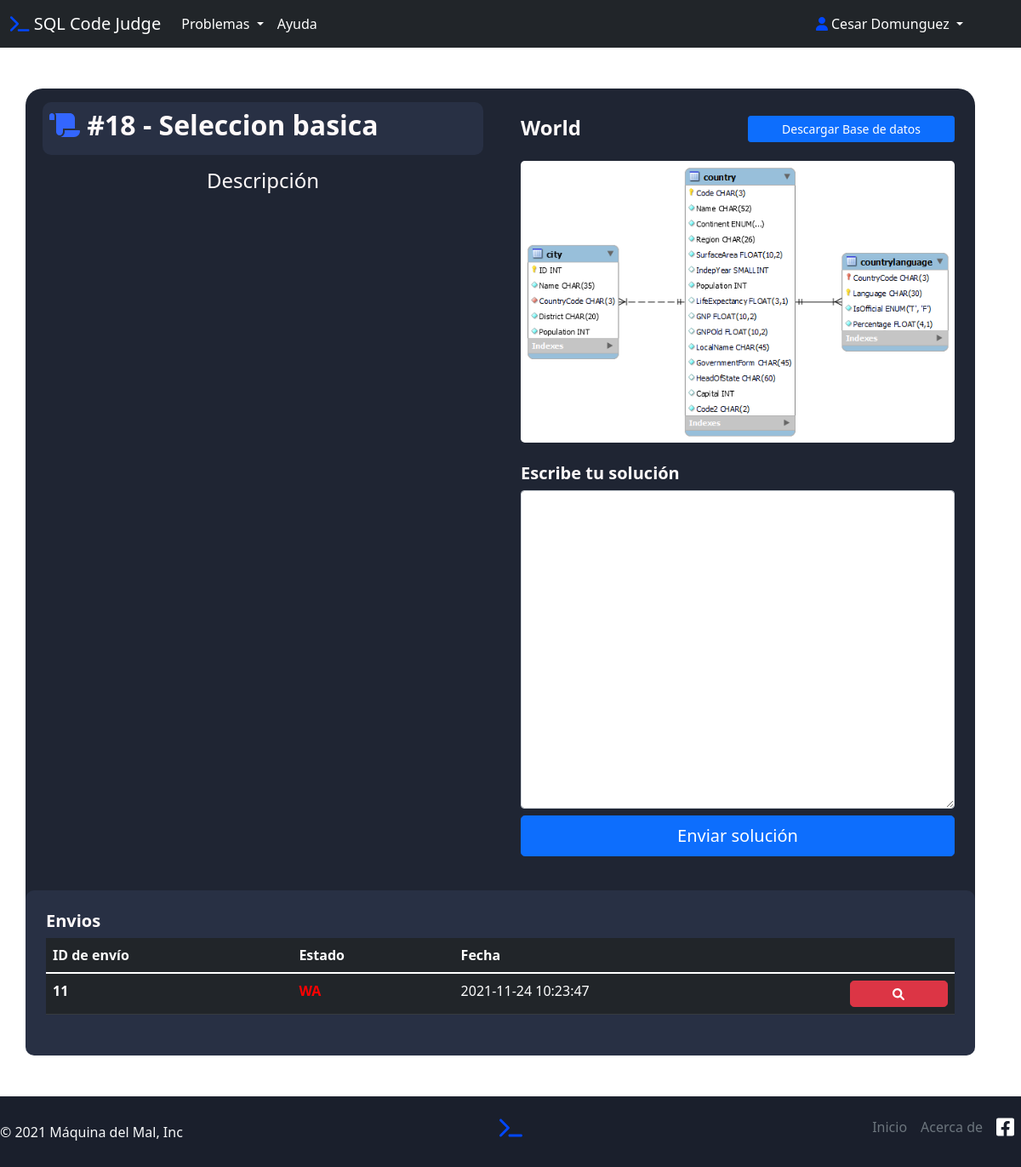
/php/Problema.php?id=18 (signed in), run on the app's committed database.
### tables this page shows
CREATE TABLE `problema` (
  `idPROBLEMA` int(11) NOT NULL,
  `Titulo` varchar(45) NOT NULL,
  `Descripcion` longtext NOT NULL,
  `DOCENTE_idUsuario` int(11) NOT NULL,
  `Solucion` longtext NOT NULL,
  `CATEGORIA_idCATEGORIA` int(11) NOT NULL,
  `dificultad` enum('Basico','Intermedio','Avanzado') NOT NULL,
  `NombreBaseDatos` enum('World','Sakila','Nwind') NOT NULL
);

CREATE TABLE `envio` (
  `idEnvio` int(11) NOT NULL,
  `Estado` enum('CD','RE','NR','NC','WA','AC') NOT NULL,
  `CodigoAlumno` longtext NOT NULL,
  `ALUMNO_idAlumno` int(11) NOT NULL,
  `PROBLEMA_idPROBLEMA` int(11) NOT NULL,
  `fechaEnvio` datetime DEFAULT NULL
);

### data/problemaDAO.php (called while the page is built, shortened)
<?php
    class problemaDao{
        private $mysqli;
        public function __construct($conexion)
        {
            $this->mysqli = $conexion;
        }
        public function obtenerProblemaPorID($id){
            $sql = "SELECT idProblema,Titulo,descripcion,NombreBaseDatos FROM problema where idProblema=$id;";
            $consulta = mysqli_query($this->mysqli,$sql);
            $row = mysqli_fetch_array($consulta);
            $problema = new Problem();
            $problema->idProblema=$row[0];
            $problema->Titulo=$row[1];
            $problema->Descripcion=$row[2];
            $problema->nombreBaseDatos=$row[3];
            return $problema;
        }
    }
?>

### php/Problema.php (the view, shortened to what this page needs)
<?php
include_once("../data/problemaDAO.php");
$idAlumno = $_SESSION["id"];
$id = $_GET["id"];
$conexion = conectar();
$operaciones = new problemaDAO($conexion);
$problema = $operaciones->obtenerProblemaPorID($id);
?>
<!DOCTYPE html>
<html lang="es">
<head>
    <link rel="stylesheet" href="../css/style-problems.css">
    <link rel="stylesheet" href="../css/style-main.css">
    <link href="https://cdn.jsdelivr.net/npm/bootstrap@5.1.1/dist/css/bootstrap.min.css" rel="stylesheet">
</head>
<body>
    <header>
        <nav class="navbar navbar-expand-lg navbar-dark bg-dark">
            <div class="container-fluid">
                <a class="navbar-brand" href="../index.php" id="logo">
                    <i class="fas fa-terminal" style="color: #0247fe;"></i> SQL Code Judge</a>
                <div class="collapse navbar-collapse" id="navbarSupportedContent">
                    <ul class="navbar-nav me-auto mb-2 mb-lg-0">
                        <li class="nav-item dropdown">
                            <a class="nav-link dropdown-toggle" href="#" id="navbarDropdown" role="button" data-bs-toggle="dropdown" aria-expanded="false">
                                Problemas
                            </a>
                        </li>
                        <li class="nav-item">
                            <a class="nav-link active" aria-current="page" href="#">Ayuda</a>
                        </li>
                    </ul>
                    <ul class="navbar-nav  mb-2 mb-lg-0">
                        <li class="nav-item dropdown mx-5">
                            <a class="nav-link dropdown-toggle" href="#" id="navbarDropdown" role="button" data-bs-toggle="dropdown" aria-expanded="false">
                                <i class="fas fa-user" style="color: #0247fe;"></i> <?php echo $_SESSION['nombres'] . " " . $_SESSION['apellidos'] ?>
                            </a>
                        </li>
                    </ul>
                </div>
            </div>
        </nav>
    </header>
    <div class="container mt-5 rounded">
        <div class="dark-container row align-items-start">
            <div class="col-6">
                <div class="dark-div mt-3 mx-2 py-2 px-2">
                    <h2>
                        <strong>
                            <?php
                            echo "<i class='fas fa-scroll' style='color: #3366FF;'></i>  #" . $problema->idProblema . " - " . $problema->Titulo;
                            ?>
                        </strong>
                    </h2>
                </div>
                <div class="card-body">
                    <h4 class="text-center">Descripción</h4>
                </div>
            </div>
            <div class="col-6 card-body">
                <div class="my-3 mx-2 ">
                    <div class="row">
                        <div class="col-6">
                            <h4>
                                <strong>
                                    <?php
                                    echo $problema->nombreBaseDatos;
                                    ?>
                                </strong>
                            </h4>
                        </div>
                        <div class="col-6">
                            <a href="
                                <?php
                                if ($problema->nombreBaseDatos == "Nwind") {
                                    echo "https://drive.google.com/file/d/19b2PN6cxEZ1Bk7mKG2YIK4ftCKj4GtGb/view?usp=sharing";
                                } elseif ($problema->nombreBaseDatos == "World") {
                                    echo "https://drive.google.com/file/d/1xlqdrsxdCfWRrxzcuuPqf4zkZbKW26GC/view?usp=sharing";
                                } elseif ($problema->nombreBaseDatos == "Sakila") {
                                    echo "https://drive.google.com/file/d/1Ue25PY9QvD8meCA8kxOaSB3PQF7oFMGx/view?usp=sharing";
                                }
                                ?>
                                " class="btn btn-primary btn-sm w-100">Descargar Base de datos</a>
                        </div>
                    </div>
                    <div class="col-12">
                        <img src="<?php
                                    echo '../img/' . $problema->nombreBaseDatos . '.png';
                                    ?>" alt="" class="rounded-3 mx-auto d-block mb-4 mt-3" style="width: -webkit-fill-available;">
                    </div>
                    <?php
                    if ($_SESSION['tipo'] == "alumno") {
                    ?>
                        <div class="col-12 mb-4">
                            <div>
                                <h5>
                                    <strong>
                                        Escribe tu solución
                                    </strong>
                                </h5>
                            </div>
                            <div class="col-12 justify-content-center">
                                <form action="EnviarProblema.php" class="d-grid gap-2" Method="post">
                                    <textarea class="form-control" name="solucion" id="" rows="15" required></textarea>
                                    <button type="submit" class="btn btn-primary btn-lg" name="idProblema" value="<?php echo $problema->idProblema; ?>">Enviar solución</button>
                                </form>
                            </div>
                        </div>
                    <?php
                    }
                    ?>
                </div>
            </div>
            <div class="dark-div col-12 p-4">
                <div>
                    <h5>
                        <strong>
                            Envios
                        </strong>
                    </h5>
                </div>
                <table class="table table-dark mb-4">
                    <thead>
                        <tr>
                            <th scope="col">ID de envío</th>
                            <th scope="col">Estado</th>
                            <th scope="col">Fecha</th>
                            <th scope="col"></th>
                        </tr>
                    </thead>
                    <tbody>
                        <?php
                        if ($_SESSION['tipo'] == "alumno") {
                            $sentencia = "SELECT idEnvio, Estado, fechaEnvio, CodigoAlumno from envio
                                    WHERE ALUMNO_idAlumno='$idAlumno' AND PROBLEMA_idProblema=$id;";
                            $resultado = mysqli_query($conexion, $sentencia);
                            while ($listaEnvios = mysqli_fetch_array($resultado)) {
                                if ($listaEnvios['Estado'] == "AC") {
                                    $color = "primary";
                                    $calor = "#0d6efd";
                                } else {
                                    $color = "danger";
                                    $calor = "red";
                                }
                        ?>
                                <tr>
                                    <th scope="row"><?php echo $listaEnvios['idEnvio']   ?></th>
                                    <td style="color: <?php echo $calor ?>"><strong><?php echo $listaEnvios['Estado'] ?></strong></td>
                                    <td><?php echo $listaEnvios['fechaEnvio']   ?></td>
                                    <td><button type="button" class="btn btn-<?php echo $color ?> btn-sm rounded-3 w-100 text-white" value="<?php echo $listaEnvios['CodigoAlumno'] ?>" name="<?php echo $listaEnvios['idEnvio'] ?>" onclick="verCodigo(this)" ;><i class="fas fa-search"></i></button></td>
                                </tr>
                        <?php
                            }
                        }
                        ?>
                    </tbody>
                </table>
            </div>
        </div>
    </div>
</body>
<footer class="footer-color d-flex flex-wrap justify-content-between align-items-center py-3 mt-5">
        <p class="col-md-4 mb-0 text-light">&copy; 2021 Máquina del Mal, Inc</p>
        <a href="../index.php" class="col-md-4 d-flex align-items-center justify-content-center mb-3 mb-md-0 me-md-auto link-dark text-decoration-none">
            <h4><i class="fas fa-terminal" style="color: #0247fe;"></i></h4>
        </a>
        <ul class="nav col-md-4 justify-content-end">
            <li class="nav-item"><a href="../index.php" class="nav-link px-2 text-muted">Inicio</a></li>
            <li class="nav-item"><a href="http://www.itsur.edu.mx/ing_sistemas.php" class="nav-link px-2 text-muted">Acerca de</a></li>
            <li class="nav-item">
                <a href="https://www.facebook.com/ITSURGTO" class="nav-link px-2 text-muted">
                    <i class="h4 fab fa-facebook-square" style="color: rgb(255, 255, 255);"></i></a>
            </li>
        </ul>
</footer>
</html>

### css/style-problems.css (style rules this page uses)
.dark-container { background-color: #1f2533 !important; }
.footer-color { background-color: #1a1f2c; }
.dark-div { background-color: #283044; border-radius: 10px; }
#navbarDropdown { color: white; }

### css/style-main.css (style rules this page uses)
body { height: 100%; background-image: url("../img/4882065.svg"); background-size: cover; background-size: 150%; background-repeat: no-repeat; background-position: center center; background-attachment: fixed; color: snow !important; }
.dark-container { background-color: #1f2533 !important; width: 100% !important; height: 100% !important; border-radius: 20px !important; }
.dark-div { background-color: #283044 !important; border-radius: 10px !important; }
#navbarDropdown { color: white; }
.footer-color { background-color: #1a1f2c; }

### data on the page
problema: idPROBLEMA "18", Titulo "Seleccion basica", NombreBaseDatos "World", NombreBaseDatos (picture)
envio: idEnvio "11", Estado "WA", fechaEnvio "2021-11-24 10:23:47"

### other printed values
$_SESSION['nombres'] "Cesar"
$_SESSION['apellidos'] "Domunguez"
